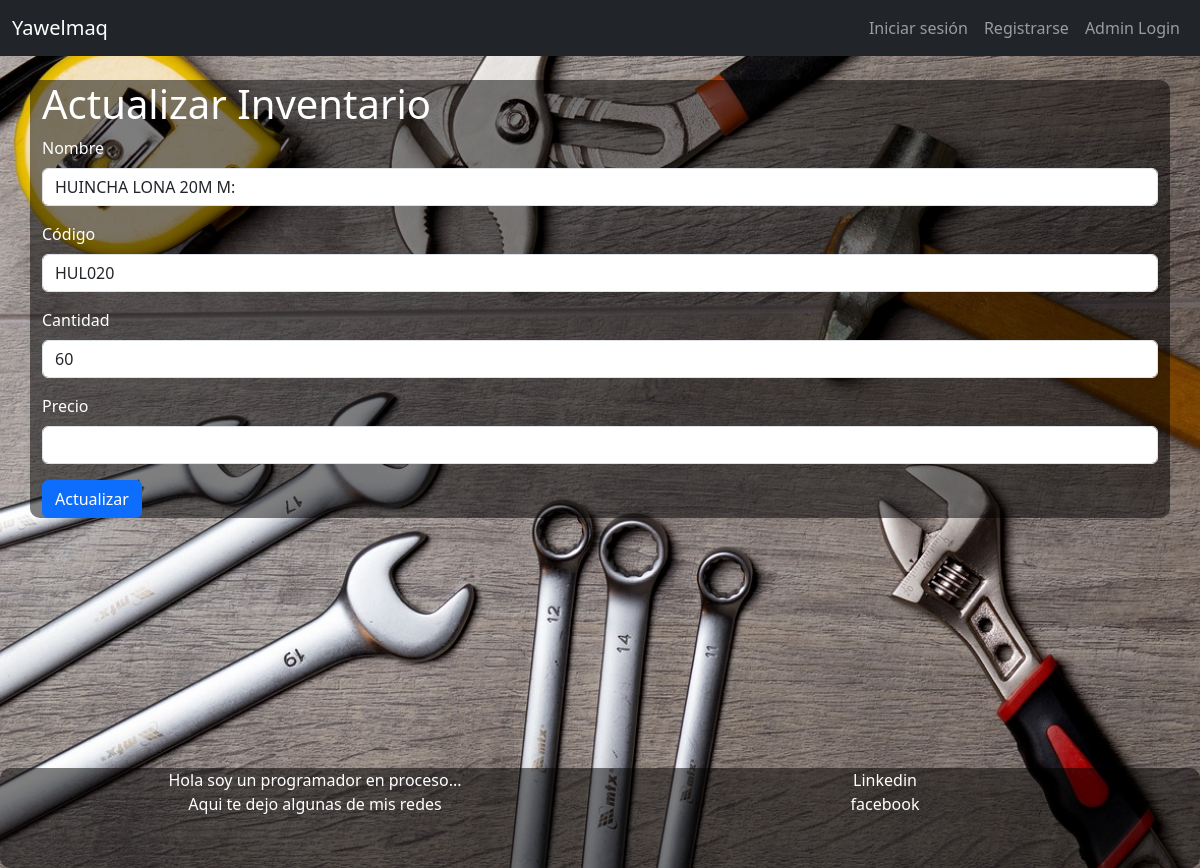
Screenshot of /todo/update/2 with the database file from the repository.
### todor/models.py (models this page shows, shortened)
class Inventario(db.Model):
    id = db.Column(db.Integer, primary_key=True)
    nombre = db.Column(db.String(80), nullable=False)
    codigo = db.Column(db.String(80), nullable=False)
    cantidad = db.Column(db.Integer, nullable=False)
    precio = db.Column(db.Float, nullable=False)

### todor/todo.py (the view, shortened to what this page needs)
@bp.route('/update/<int:id>', methods=['GET', 'POST'])
def update(id):
    todo = Inventario.query.get_or_404(id)
    return render_template('todo/update.html', todo=todo)

### todor/adm.py (called while the page is built)
@bp.before_app_request
def load_logged_in_admin():
    admin_id = session.get('admin_id')
    if admin_id is None:
        g.admin = None
    else:
        g.admin = Admin.query.get(admin_id)

### todor/auth.py (called while the page is built)
@bp.before_app_request
def load_logged_in_user():
    user_id = session.get('user_id')
    if user_id is None:
        g.user = None
    else:
        g.user = User.query.get(user_id)

### todor/templates/todo/update.html (shortened to what this page needs)
{% extends 'base.html' %}
{% block content %}
<div class="container mt-4 formedit">
    <h1>Actualizar Inventario</h1>
    <form method="POST" action="{{ url_for('todo.update', id=todo.id) }}">
        <div class="mb-3">
            <label for="nombre" class="form-label">Nombre</label>
            <input type="text" class="form-control" id="nombre" name="nombre" value="{{ todo.nombre }}" required>
        </div>
        <div class="mb-3">
            <label for="codigo" class="form-label">Código</label>
            <input type="text" class="form-control" id="codigo" name="codigo" value="{{ todo.codigo }}" required>
        </div>
        <div class="mb-3">
            <label for="cantidad" class="form-label">Cantidad</label>
            <input type="number" class="form-control" id="cantidad" name="cantidad" value="{{ todo.cantidad }}" required>
        </div>
        <div class="mb-3">
            <label for="precio" class="form-label">Precio</label>
            <input type="number" class="form-control" id="precio" name="precio" value="{{ todo.precio }}" required>
        </div>
        <button type="submit" class="btn btn-primary">Actualizar</button>
    </form>
</div>
{% endblock %}

### static/styles.css (style rules this page uses)
body { background-image: url('/static/tool-2820946_1280.jpg'); background-size: cover; background-repeat: no-repeat; background-attachment: fixed; }
.formedit { background-color: rgba(0, 0, 0, 0.5); color: white; border-radius: 10px; margin-top: 200px; }

### rows the page displays
Inventario: nombre "HUINCHA LONA 20M M:", codigo "HUL020", cantidad "60"
